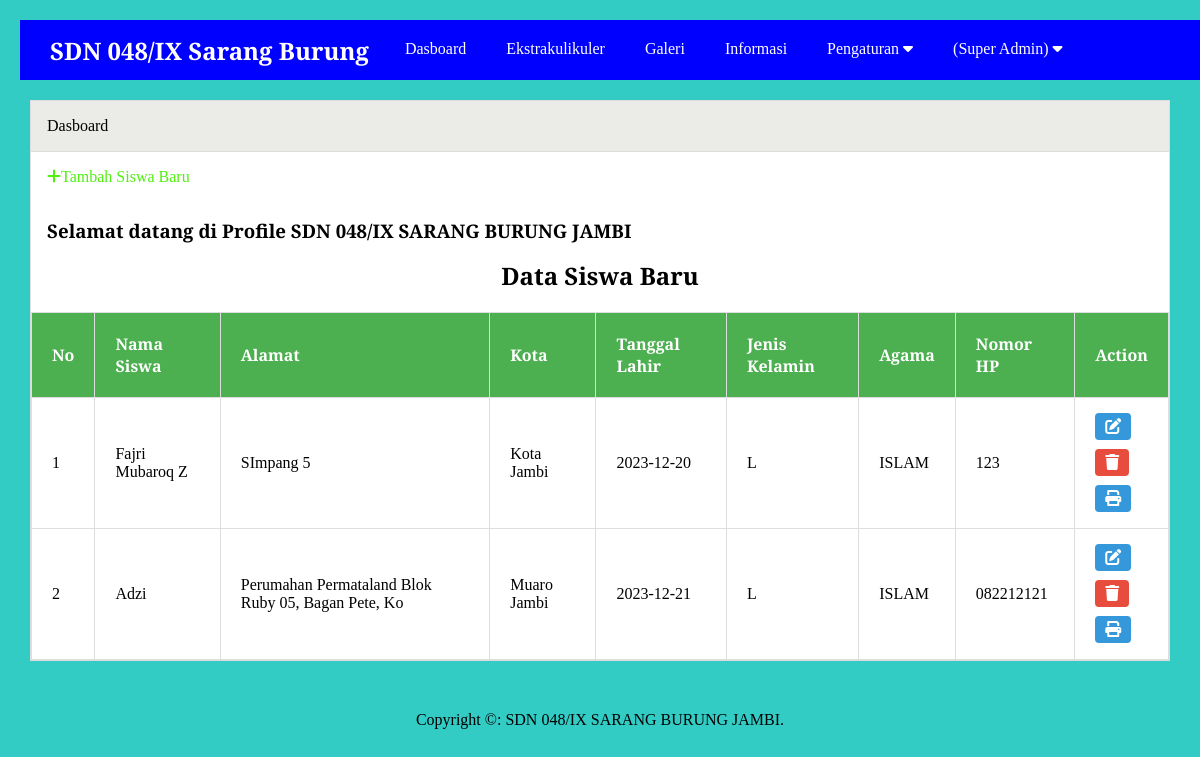
The page /admin/ppdb.php (signed in) on the database its author committed.
### tables this page shows
CREATE TABLE `pengaturan` (
  `id` int(11) NOT NULL,
  `nama` varchar(50) NOT NULL,
  `email` varchar(50) NOT NULL,
  `telepon` varchar(20) NOT NULL,
  `alamat` text NOT NULL,
  `logo` varchar(50) NOT NULL,
  `favicon` varchar(50) NOT NULL,
  `tentang_sekolah` text NOT NULL,
  `foto_sekolah` varchar(50) NOT NULL,
  `google_maps` text NOT NULL,
  `nama_kepsek` varchar(50) NOT NULL,
  `foto_kepsek` varchar(50) NOT NULL,
  `sambutan_kepsek` text NOT NULL,
  `created_at` timestamp NOT NULL DEFAULT current_timestamp(),
  `updated_at` datetime DEFAULT NULL
);

CREATE TABLE `siswa_baru` (
  `id_siswa` int(50) NOT NULL,
  `nama_siswa` varchar(30) NOT NULL,
  `nama_panggilan` varchar(30) NOT NULL,
  `jenis_kelamin` varchar(30) NOT NULL,
  `tempat_lahir` varchar(50) NOT NULL,
  `tanggal_lahir` date NOT NULL,
  `agama` varchar(10) NOT NULL,
  `kewarganegaraan` varchar(50) NOT NULL,
  `anak_nomor` varchar(20) NOT NULL,
  `jumlah_saudara` varchar(20) NOT NULL,
  `jumlah_saudara_tiri` varchar(20) NOT NULL,
  `jumlah_saudara_angkat` varchar(20) NOT NULL,
  `bahasa_harian` varchar(30) NOT NULL,
  `berat_badan` varchar(3) NOT NULL,
  `tinggi_badan` varchar(3) NOT NULL,
  `gol_darah` varchar(2) NOT NULL,
  `penyakit` varchar(30) NOT NULL,
  `alamat` varchar(50) NOT NULL,
  `kota` varchar(50) NOT NULL,
  `no_hp` varchar(9) NOT NULL,
  `tempat_tinggal` varchar(30) NOT NULL,
  `nama_ayah` varchar(30) NOT NULL,
  `nama_ibu` varchar(30) NOT NULL,
  `pendidikan_ayah` varchar(30) NOT NULL,
  `pendidikan_ibu` varchar(30) NOT NULL,
  `pekerjaan_ayah_upah` varchar(50) NOT NULL,
  `pekerjaan_ibu_upah` varchar(50) NOT NULL,
  `nama_wali` varchar(30) NOT NULL,
  `pendidikan_wali` varchar(30) NOT NULL,
  `hub_anak` varchar(30) NOT NULL,
  `pekerjaan_wali` varchar(30) NOT NULL,
  `masuk_sekolah` varchar(20) NOT NULL,
  `asal_anak` varchar(30) NOT NULL,
  `nama_tk` varchar(50) NOT NULL,
  `nomor_tsk` varchar(30) NOT NULL,
  `lama_belajar` varchar(20) NOT NULL,
  `nama_sa` varchar(100) NOT NULL,
  `tanggal_sa` date NOT NULL,
  `dari_kelas_sa` varchar(30) NOT NULL,
  `tanggal_dsi` date NOT NULL,
  `dikelas_dsi` varchar(30) NOT NULL,
  `id_pengguna` int(50) DEFAULT NULL
);

CREATE TABLE `tb_kota` (
  `id` int(50) NOT NULL,
  `nama_kota` enum('Kota Jambi','Muaro Jambi','Tanjab Barat','Tanjab Timur') NOT NULL
);

### admin/ppdb.php (the view, shortened to what this page needs)
<?php
include 'header.php';
$host = "localhost";
$user = "root";
$password = "";
$database = "db_sekolah";
$koneksi = new mysqli($host, $user, $password, $database);
$query = "SELECT siswa_baru.id_siswa, siswa_baru.nama_siswa, siswa_baru.alamat,
tb_kota.nama_kota, siswa_baru.tanggal_lahir, siswa_baru.jenis_kelamin,
siswa_baru.agama, siswa_baru.no_hp FROM siswa_baru INNER JOIN tb_kota ON siswa_baru.kota = tb_kota.nama_kota";
$result = $koneksi->query($query);
?>
<!DOCTYPE html>
<html lang="en">
<head>
<head>
    <link rel="stylesheet" href="https://cdnjs.cloudflare.com/ajax/libs/font-awesome/6.0.0/css/all.min.css">
</head>
</head>
<body>
    <div class="content">
        <div class="container">
            <div class="box">
                <div class="box-header">
                    Dasboard
                </div>
                <div class="box-body">
                    <a href="siswa_baru.php" class="text-green"><i class="fa fa-plus"></i>Tambah Siswa Baru</a>
                </div>
                <div class="box-body">
                    <h3>Selamat datang <?= htmlspecialchars($_SESSION['uname']) ?> di Profile <?= htmlspecialchars($d->nama) ?></h3>
                </div>
                <h2>Data Siswa Baru</h2>
                <?php
                if ($result === false) {
                    echo "Error executing query: " . $koneksi->error;
                } else {
                    if ($result->num_rows > 0) {
                        echo "<table>
                                <tr>
                                    <th>No</th>
                                    <th>Nama Siswa</th>
                                    <th>Alamat</th>
                                    <th>Kota</th>
                                    <th>Tanggal Lahir</th>
                                    <th>Jenis Kelamin</th>
                                    <th>Agama</th>
                                    <th>Nomor HP</th>
                                    <th>Action</th>
                                </tr>";
                        $nomor = 1;
                        while ($row = $result->fetch_assoc()) {
                            echo "<tr>
                                    <td>" . $nomor . "</td>
                                    <td>" . htmlspecialchars($row['nama_siswa']) . "</td>
                                    <td>" . htmlspecialchars($row['alamat']) . "</td>
                                    <td>" . htmlspecialchars($row['nama_kota']) . "</td>
                                    <td>" . htmlspecialchars($row['tanggal_lahir']) . "</td>
                                    <td>" . htmlspecialchars($row['jenis_kelamin']) . "</td>
                                    <td>" . htmlspecialchars($row['agama']) . "</td>
                                    <td>" . htmlspecialchars($row['no_hp']) . "</td>
                                    <td class='action-buttons'>
                                        <a href='edit_siswa.php?id_siswa=" . $row['id_siswa'] . "' class='edit-button'><i class='fas fa-edit'></i></a><br><br>
                                        <a href='hapus_siswa.php?id_siswa=" . $row['id_siswa'] . "' class='delete-button' onclick='return confirm(\"Apakah Anda yakin ingin menghapus?\")'><i class='fas fa-trash'></i></a><br><br>
                                        <a href='cetak.php?id_siswa=" . $row['id_siswa'] . "' class='cetak-button'><i class='fas fa-print'></i></a>
                                    </td>
                                </tr>";
                            $nomor++;
                        }
                        echo "</table>";
                    } else {
                        echo "Tidak ada data siswa terdaftar.";
                    }
                }
                ?>
            </div>
        </div>
    </div>
</body>
</html>
<?php include 'footer.php'; ?>

### admin/footer.php
		<div class="footer">
			<div class="container text-center">
				Copyright &copy: <?= $d->nama ?>.
			</div>
		</div>
</body>
</html>

### assets/css/style.css (style rules this page uses)
* { margin: 0; padding: 0; font-family: 'Playfair Display', serif; box-sizing: border-box; }
a { text-decoration: 0; }
.container { width: 1140px; margin: 0 auto; }
.container::after { content: ""; display: block; clear: both; }
.bg-light { background-color: #33ccc5; }
.box { border: 1px solid #ddd; background-color: #fff; }
.box-header { padding: 16px; border-bottom: 1px solid #ddd; background-color: #EBEBE8; }
.box-body { padding: 16px; }
.text-center { text-align: center !important; }
.content { padding: 80px 0 30px 0; }
.footer { padding: 20px 0; }
.text-green { color: #4ff10e; }

### admin/ppdb.php (style rules this page uses)
body { font-family: Arial, sans-serif; background-color: #f4f4f4; margin: 0; padding: 20px; }
h2 { text-align: center; }
table { width: 100%; border-collapse: collapse; margin-top: 20px; }
table, th, td { border: 1px solid #ddd; }
th, td { padding: 20px; text-align: left; }
th { background-color: #4caf50; color: white; }
.action-buttons a { text-decoration: none; padding: 5px 10px; margin-right: 5px; border-radius: 4px; }
.edit-button { background-color: #3498db; color: white; }
.delete-button { background-color: #e74c3c; color: white; }
.cetak-button { background-color: #3498db; color: white; }

### rows shown on the page
pengaturan: nama "SDN 048/IX SARANG BURUNG JAMBI"
siswa_baru: nama_siswa "Fajri Mubaroq Z", alamat "SImpang 5", tb_kota.nama_kota "Kota Jambi", tanggal_lahir "2023-12-20", jenis_kelamin "L", agama "ISLAM", no_hp "123"
siswa_baru: nama_siswa "Adzi", alamat "Perumahan Permataland Blok Ruby 05, Bagan Pete, Ko", tb_kota.nama_kota "Muaro Jambi", tanggal_lahir "2023-12-21", jenis_kelamin "L", agama "ISLAM", no_hp "082212121"

### other values the page prints
$_SESSION['ulevel'] "Super Admin"
